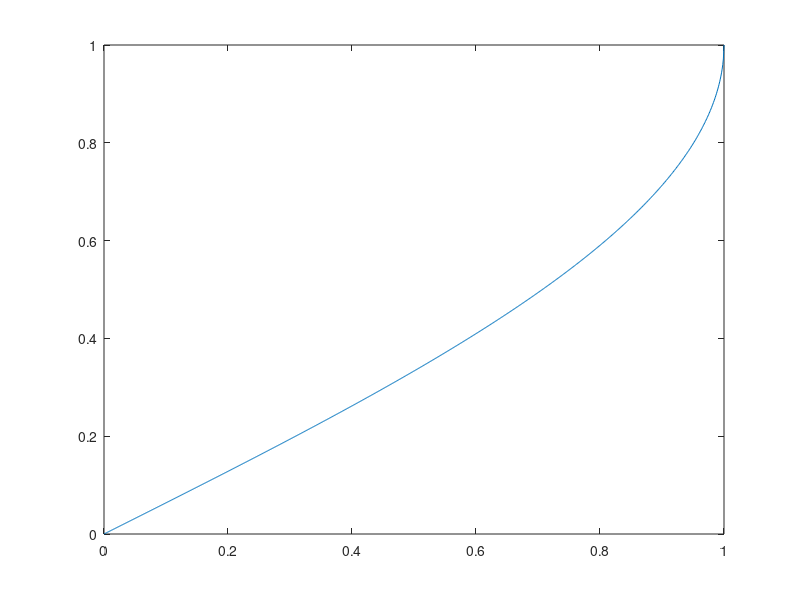

The MATLAB script that drew this image:
prev_chest_c = 79.8;
avg_chest_c = 70;
range = 19;
relative_c = 0.4956;

phi = 0.77;
phi = 0.2475*pi;
f = 0.21;
dt = 0.5;

%plotting the breathing f
t = 0:0.001:10;
f = 1.3;
plot(t,sin(t*f));grid on;
%the value of x(9) = sin(9*f)
t_9_f_9 = sin(9*f)
%assume that on t=9 the there is a change in f
f = 1.5;
plot(t,sin(t*f));grid on;
t_10_f_1_2 = sin(10*f)
%now the value of x seems to have skipped several time steps

%sin(2*pi* f * dt + phi)


%plots:
t = 0:0.001:1;
%sinus curve
plot(t,sin(t*0.5*pi))
%inverse sinus
plot(t,asin(t)/pi * 2)

